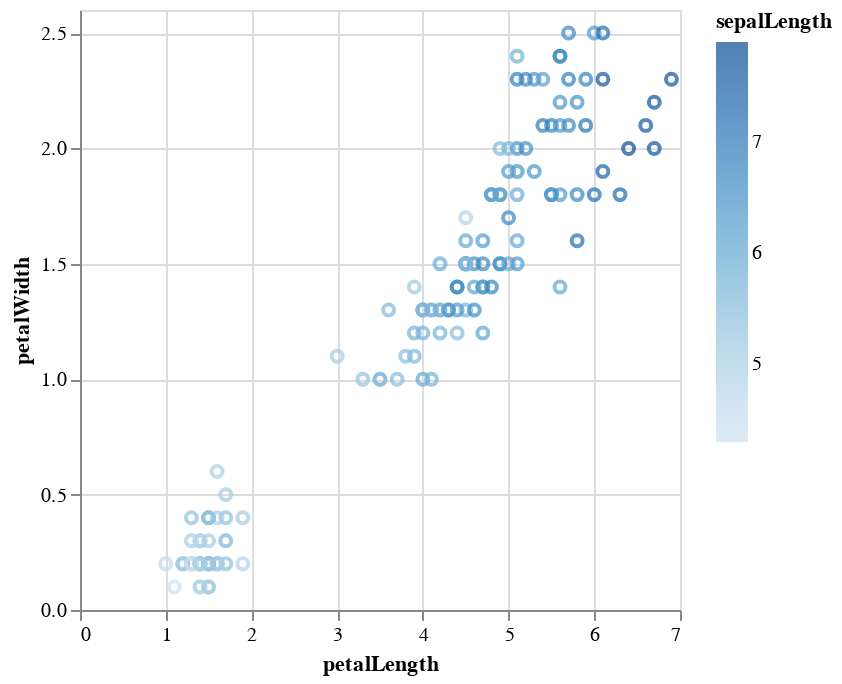

This figure's notebook cell:
### Markdown cell above
Notice that when we use a categorical value for color, it chooses an appropriate color map for categorical data.

Let's see what happens when we use a continuous color value:

### Code cell
alt.Chart(iris).mark_point().encode(
    x='petalLength',
    y='petalWidth',
    color='sepalLength'  # sepal-length is a continuous number (quantitative encoding type)
)

### Figure 1 — Vega-Lite specification as saved in the notebook (floating-point values rounded to 4 significant figures; data arrays with more than 128 entries replaced by an {"elided": "..."} marker saying what was removed)
{"config": {"view": {"continuousWidth": 300, "continuousHeight": 300}}, "data": {"name": "data-cb5f6f68883200d5e9a851f3ae4ae120"}, "mark": {"type": "point"}, "encoding": {"color": {"field": "sepalLength", "type": "quantitative"}, "x": {"field": "petalLength", "type": "quantitative"}, "y": {"field": "petalWidth", "type": "quantitative"}}, "$schema": "https://vega.github.io/schema/vega-lite/v5.16.3.json", "datasets": {"data-cb5f6f68883200d5e9a851f3ae4ae120": {"elided": "150 records"}}}
